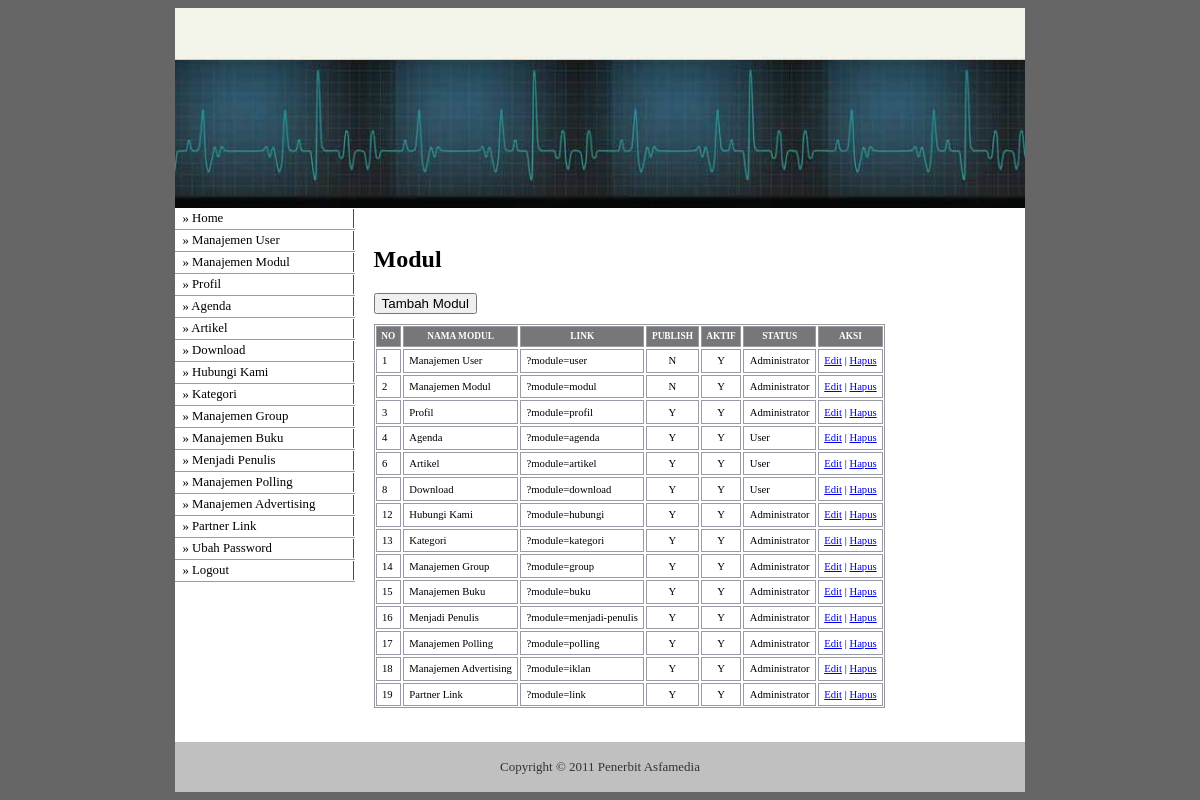
Screenshot of /asfaadmin/master.php?module=modul (signed in) with the database file from the repository.
### tables this page shows
CREATE TABLE IF NOT EXISTS `tmodule` (
  `IdModule` int(11) NOT NULL auto_increment,
  `ModuleName` varchar(50) NOT NULL,
  `Link` varchar(100) NOT NULL,
  `Publish` enum('Y','N') NOT NULL,
  `Status` enum('User','Administrator') NOT NULL,
  `Active` enum('Y','N') NOT NULL,
  `Sort` int(11) NOT NULL,
  `Seo_Link` varchar(50) NOT NULL,
  PRIMARY KEY  (`IdModule`)
);

### asfaadmin/modul/mod_modul/modul.php (the view, shortened to what this page needs)
<?php
$aksi="modul/mod_modul/aksi_modul.php";
switch($_GET[act]){
	default:
	echo "<h2>Modul</h2>
			<input type=button value='Tambah Modul' onclick=\"window.location.href='?module=modul&act=tambahmodul';\">
			<table id=tablekonten>
			<tr><th><div id=konten>no</div></th><th><div id=konten>nama modul</div></th><th><div id=konten>Link</div></th><th><div id=konten>publish</div></th><th><div id=konten>aktif</div></th><th><div id=konten>status</div></th><th><div id=konten>aksi</div></th></tr>";
			$tampil = mysql_query("SELECT * FROM tmodule ORDER BY Sort");
			while ($r=mysql_fetch_array($tampil)){
				echo "<tr><td><div id=kontentd>$r[Sort]</div></td>
						<td><div id=kontentd>$r[ModuleName]</div></td>
						<td><div id=kontentd>$r[Link]</div></td>
						<td align=center><div id=kontentd>$r[Publish]</div></td>
						<td align=center><div id=kontentd>$r[Active]</div></td>
						<td><div id=kontentd>$r[Status]</div></td>
						<td><div id=kontentd><a href=?module=modul&act=editmodul&id=$r[IdModule]>Edit</a> | <a href=$aksi?module=modul&act=hapus&id=$r[IdModule]>Hapus</a></div> </td></tr>
					";
    }
    echo "</table>";
    break;
}
?>

### asfaadmin/menu.php (shortened to what this page needs)
<?php
if ($_SESSION[Level] == 'administrator'){
	$sql = mysql_query("select * from tmodule where Active='Y' order by Sort");
}
else{
	$sql = mysql_query("select * from tmodule where Status='user' and Active='Y' order by Sort");
}
while ($m = mysql_fetch_array($sql)){
	echo "<li><a href='$m[Link]'>&#187; $m[ModuleName]</a></li>";
}
?>

### css/adminstyle.css (style rules this page uses)
body { font-family: Tahoma; text-align: center; background: #666666; }
#menu li { border-bottom: 1px solid #969BA5; margin: 0; padding: 1px; font-size: 80%; vertical-align: bottom; }
#menu a:link, #menu a:visited { display: block; padding: 2px 5px 2px 0.5em; border-right: 1px solid #265180; background-color: #FFFFFF; color: #000000; text-decoration: none; }
#konten { color: #FFFFFF; font-size: 7pt; text-transform: uppercase; text-align: center; padding: 0.5em; border-width: 1px; border-style: solid; border-color: #969BA5; border-collapse: collapse; background-color: #777; }
#kontentd { padding: 0.5em; vertical-align: top; border-width: 1px; border-style: solid; border-color: #969BA5; border-collapse: collapse; }
#tablekonten { font-family: Tahoma; font-size: 8pt; border-width: 1px; border-style: solid; border-color: #999999; border-collapse: collapse; margin: 10px 0px; }

### rows the page displays
tmodule: ModuleName "Manajemen User", Sort "1", Link "?module=user", Publish "N", Active "Y", Status "Administrator"
tmodule: ModuleName "Manajemen Modul", Sort "2", Link "?module=modul", Publish "N", Active "Y", Status "Administrator"
tmodule: ModuleName "Profil", Sort "3", Link "?module=profil", Publish "Y", Active "Y", Status "Administrator"
tmodule: ModuleName "Agenda", Sort "4", Link "?module=agenda", Publish "Y", Active "Y", Status "User"
tmodule: ModuleName "Artikel", Sort "6", Link "?module=artikel", Publish "Y", Active "Y", Status "User"
tmodule: ModuleName "Download", Sort "8", Link "?module=download", Publish "Y", Active "Y", Status "User"
tmodule: ModuleName "Hubungi Kami", Sort "12", Link "?module=hubungi", Publish "Y", Active "Y", Status "Administrator"
tmodule: ModuleName "Kategori", Sort "13", Link "?module=kategori", Publish "Y", Active "Y", Status "Administrator"
tmodule: ModuleName "Manajemen Group", Sort "14", Link "?module=group", Publish "Y", Active "Y", Status "Administrator"
tmodule: ModuleName "Manajemen Buku", Sort "15", Link "?module=buku", Publish "Y", Active "Y", Status "Administrator"
tmodule: ModuleName "Menjadi Penulis", Sort "16", Link "?module=menjadi-penulis", Publish "Y", Active "Y", Status "Administrator"
tmodule: ModuleName "Manajemen Polling", Sort "17", Link "?module=polling", Publish "Y", Active "Y", Status "Administrator"
tmodule: ModuleName "Manajemen Advertising", Sort "18", Link "?module=iklan", Publish "Y", Active "Y", Status "Administrator"
tmodule: ModuleName "Partner Link", Sort "19", Link "?module=link", Publish "Y", Active "Y", Status "Administrator"
